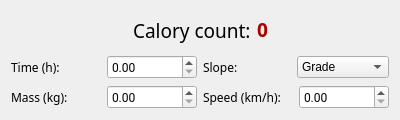
<?xml version="1.0" encoding="UTF-8"?>
<ui version="4.0">
 <class>calculus</class>
 <widget class="QWidget" name="calculus">
  <property name="geometry">
   <rect>
    <x>0</x>
    <y>0</y>
    <width>400</width>
    <height>120</height>
   </rect>
  </property>
  <property name="sizePolicy">
   <sizepolicy hsizetype="Preferred" vsizetype="Preferred">
    <horstretch>0</horstretch>
    <verstretch>0</verstretch>
   </sizepolicy>
  </property>
  <property name="minimumSize">
   <size>
    <width>400</width>
    <height>120</height>
   </size>
  </property>
  <property name="maximumSize">
   <size>
    <width>600</width>
    <height>300</height>
   </size>
  </property>
  <property name="sizeIncrement">
   <size>
    <width>0</width>
    <height>0</height>
   </size>
  </property>
  <property name="windowTitle">
   <string>Calory Counter</string>
  </property>
  <property name="windowIcon">
   <iconset resource="res.qrc">
    <normaloff>:/icons/resources/runner.ico</normaloff>:/icons/resources/runner.ico</iconset>
  </property>
  <layout class="QVBoxLayout" name="verticalLayout">
   <item>
    <layout class="QHBoxLayout" name="horizontalLayout">
     <item>
      <spacer name="horizontalSpacer">
       <property name="orientation">
        <enum>Qt::Horizontal</enum>
       </property>
       <property name="sizeHint" stdset="0">
        <size>
         <width>40</width>
         <height>20</height>
        </size>
       </property>
      </spacer>
     </item>
     <item>
      <widget class="QLabel" name="label_2">
       <property name="font">
        <font>
         <family>Alef</family>
         <pointsize>14</pointsize>
        </font>
       </property>
       <property name="text">
        <string>Calory count:</string>
       </property>
      </widget>
     </item>
     <item>
      <widget class="QLabel" name="CaloryCountLabel">
       <property name="font">
        <font>
         <family>Rubik</family>
         <pointsize>14</pointsize>
         <italic>false</italic>
         <bold>true</bold>
        </font>
       </property>
       <property name="text">
        <string>&lt;html&gt;&lt;head/&gt;&lt;body&gt;&lt;p&gt;&lt;span style=&quot; color:#aa0000;&quot;&gt;0&lt;/span&gt;&lt;/p&gt;&lt;/body&gt;&lt;/html&gt;</string>
       </property>
      </widget>
     </item>
     <item>
      <spacer name="horizontalSpacer_2">
       <property name="orientation">
        <enum>Qt::Horizontal</enum>
       </property>
       <property name="sizeHint" stdset="0">
        <size>
         <width>40</width>
         <height>20</height>
        </size>
       </property>
      </spacer>
     </item>
    </layout>
   </item>
   <item>
    <layout class="QHBoxLayout" name="horizontalLayout_6">
     <item>
      <layout class="QHBoxLayout" name="horizontalLayout_2">
       <item>
        <widget class="QLabel" name="label_3">
         <property name="font">
          <font>
           <family>Alef</family>
          </font>
         </property>
         <property name="text">
          <string>Time (h):</string>
         </property>
        </widget>
       </item>
       <item>
        <widget class="QDoubleSpinBox" name="timeSBox">
         <property name="font">
          <font>
           <family>Roboto</family>
           <italic>false</italic>
           <bold>false</bold>
          </font>
         </property>
        </widget>
       </item>
      </layout>
     </item>
     <item>
      <layout class="QHBoxLayout" name="horizontalLayout_5">
       <item>
        <widget class="QLabel" name="label_5">
         <property name="font">
          <font>
           <family>Alef</family>
          </font>
         </property>
         <property name="text">
          <string>Slope:</string>
         </property>
        </widget>
       </item>
       <item>
        <widget class="QComboBox" name="gradeLevel">
         <item>
          <property name="text">
           <string>Grade</string>
          </property>
         </item>
         <item>
          <property name="text">
           <string>+1% Grade</string>
          </property>
         </item>
         <item>
          <property name="text">
           <string>+2% Grade</string>
          </property>
         </item>
         <item>
          <property name="text">
           <string>+3% Grade</string>
          </property>
         </item>
        </widget>
       </item>
      </layout>
     </item>
    </layout>
   </item>
   <item>
    <layout class="QHBoxLayout" name="horizontalLayout_7">
     <item>
      <layout class="QHBoxLayout" name="horizontalLayout_3">
       <item>
        <widget class="QLabel" name="label_4">
         <property name="font">
          <font>
           <family>Alef</family>
          </font>
         </property>
         <property name="text">
          <string>Mass (kg):</string>
         </property>
        </widget>
       </item>
       <item>
        <widget class="QDoubleSpinBox" name="massSBox">
         <property name="font">
          <font>
           <family>Roboto</family>
           <italic>false</italic>
           <bold>false</bold>
          </font>
         </property>
        </widget>
       </item>
      </layout>
     </item>
     <item>
      <layout class="QHBoxLayout" name="horizontalLayout_4">
       <item>
        <widget class="QLabel" name="label_6">
         <property name="font">
          <font>
           <family>Alef</family>
          </font>
         </property>
         <property name="text">
          <string>Speed (km/h):</string>
         </property>
        </widget>
       </item>
       <item>
        <widget class="QDoubleSpinBox" name="speedSBox">
         <property name="font">
          <font>
           <family>Roboto</family>
           <italic>false</italic>
           <bold>false</bold>
          </font>
         </property>
        </widget>
       </item>
      </layout>
     </item>
    </layout>
   </item>
  </layout>
 </widget>
 <resources>
  <include location="res.qrc"/>
 </resources>
 <connections/>
</ui>
